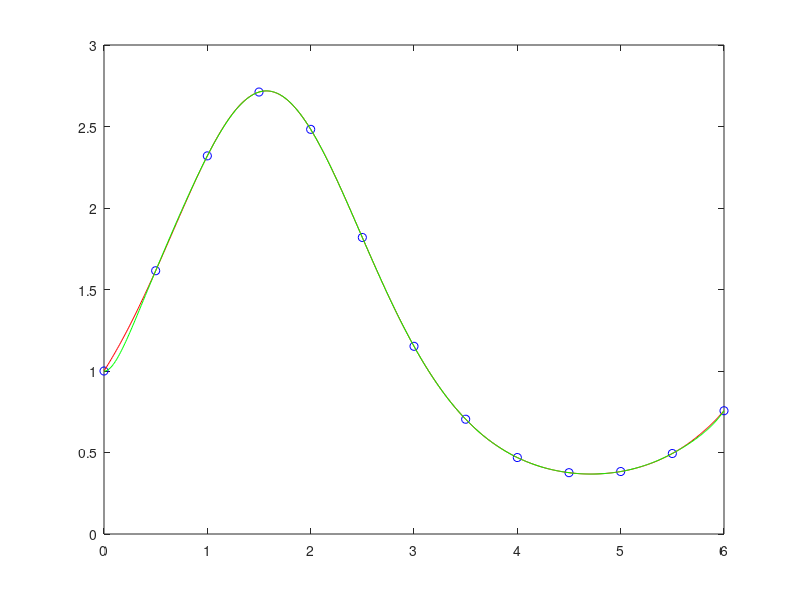

Write the MATLAB code that produced this figure.
# ex 3
1;
function div_diff = divided_diff(x, y)
  n = length(x);
  div_diff = [y', zeros(n, n-1)];
  for k = 2 : n
    for i = 1 : n-k+1
      div_diff(i, k) = (div_diff(i+1, k-1) - div_diff(i, k-1)) / (x(i+k-1) - x(i));
    endfor
  endfor
endfunction

function nwt = newton(x, y, xx)
  n = length(x) - 1;
  div_diff = divided_diff(x, y);
  
  len_xx = length(xx);
  poly_term = ones(1, len_xx);
  sol = div_diff(1, 1) * ones(1, len_xx);
  
  for j = 1 : len_xx
    for i = 1 : n
      poly_term(j) = poly_term(j) * (xx(j) - x(i));
      sol(j) = sol(j) + poly_term(j) * div_diff(1, i+1);
    endfor
  endfor
  nwt = sol;
endfunction    

f = @(x)(exp(sin(x)));
x = linspace(0,6,13);
y = f(x);

xx = 0 : 0.01 : 6;
nwt = newton(x, y, xx);

#hold on;
plot(x, f(x), 'ob');    # interpolation points
hold on;
plot(xx, f(xx), 'r');   # function plot
hold on;
plot(xx, nwt, 'yg');    # newton interpolation poly